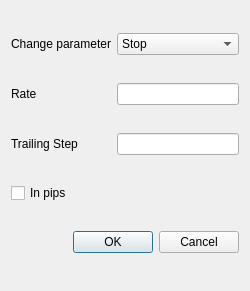
<?xml version="1.0" encoding="UTF-8"?>
<ui version="4.0">
 <class>EditTradeStopLimit</class>
 <widget class="QDialog" name="EditTradeStopLimit">
  <property name="geometry">
   <rect>
    <x>0</x>
    <y>0</y>
    <width>250</width>
    <height>291</height>
   </rect>
  </property>
  <property name="windowTitle">
   <string>Dialog</string>
  </property>
  <layout class="QGridLayout" name="gridLayout">
   <item row="0" column="0">
    <widget class="QLabel" name="label">
     <property name="text">
      <string>Change parameter</string>
     </property>
    </widget>
   </item>
   <item row="0" column="1">
    <widget class="QComboBox" name="comboBox">
     <item>
      <property name="text">
       <string>Stop</string>
      </property>
     </item>
     <item>
      <property name="text">
       <string>Limit</string>
      </property>
     </item>
    </widget>
   </item>
   <item row="1" column="0">
    <widget class="QLabel" name="label_2">
     <property name="text">
      <string>Rate</string>
     </property>
    </widget>
   </item>
   <item row="1" column="1">
    <widget class="QLineEdit" name="lineEdit"/>
   </item>
   <item row="2" column="0">
    <widget class="QLabel" name="label_3">
     <property name="text">
      <string>Trailing Step</string>
     </property>
    </widget>
   </item>
   <item row="2" column="1">
    <widget class="QLineEdit" name="lineEdit_2"/>
   </item>
   <item row="3" column="0">
    <widget class="QCheckBox" name="checkBox">
     <property name="text">
      <string>In pips</string>
     </property>
    </widget>
   </item>
   <item row="4" column="0" colspan="2">
    <widget class="QDialogButtonBox" name="buttonBox">
     <property name="orientation">
      <enum>Qt::Horizontal</enum>
     </property>
     <property name="standardButtons">
      <set>QDialogButtonBox::Cancel|QDialogButtonBox::Ok</set>
     </property>
    </widget>
   </item>
  </layout>
 </widget>
 <resources/>
 <connections>
  <connection>
   <sender>buttonBox</sender>
   <signal>accepted()</signal>
   <receiver>EditTradeStopLimit</receiver>
   <slot>accept()</slot>
   <hints>
    <hint type="sourcelabel">
     <x>248</x>
     <y>254</y>
    </hint>
    <hint type="destinationlabel">
     <x>157</x>
     <y>274</y>
    </hint>
   </hints>
  </connection>
  <connection>
   <sender>buttonBox</sender>
   <signal>rejected()</signal>
   <receiver>EditTradeStopLimit</receiver>
   <slot>reject()</slot>
   <hints>
    <hint type="sourcelabel">
     <x>316</x>
     <y>260</y>
    </hint>
    <hint type="destinationlabel">
     <x>286</x>
     <y>274</y>
    </hint>
   </hints>
  </connection>
 </connections>
</ui>
